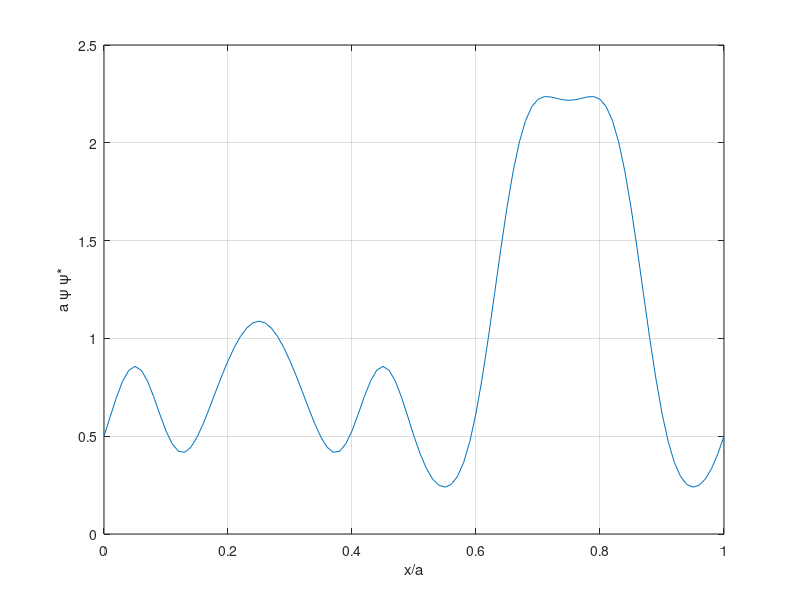

Recreate this plot in MATLAB.
x = 0:.01:1;
t = 2;
y = 4*((2/pi).^2)*((1/8)*(pi/2).^2 ...
    + (1/2)*(pi/2).*sin(2*pi*x).*cos(t) ...
    + (1/6)*(pi/2).*sin(6*pi*x).*cos(9*t) ...
    + (1/10)*(pi/2).*sin(10*pi*x).*cos(25*t) ...
    + (1/3)*sin(2*pi*x).*sin(6*pi*x).*cos(8*t) ...
    + (1/5)*sin(2*pi*x).*sin(10*pi*x).*cos(24*t) ...
    + (1/15)*sin(6*pi*x).*sin(10*pi*x).*cos(16*t) ...
    + (1/2)*(sin(2*pi*x)).^2 ...
    + (1/18)*(sin(6*pi*x)).^2 ...
    + (1/50)*(sin(10*pi*x)).^2);

clf;
plot(x,y);
grid on;

xlabel('x/a');
ylabel('a \psi \psi*');